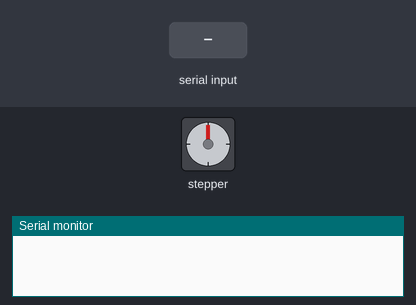
This sketch was run on a simulated Arduino Uno, built with avr-gcc and run on an emulated ATmega328P. Parts: stepper motor, the last lines printed to the serial monitor. Wiring (inferred from the names in the program): stepper motor driver (200 steps per turn assumed): step pin 2; direction pin 3; enable pin 4. The inputs (shaded band) are chosen by the test bench.

Above: at 1.2 s.
1.3 s: "90,45\n" received over Serial
At 3.3 s:
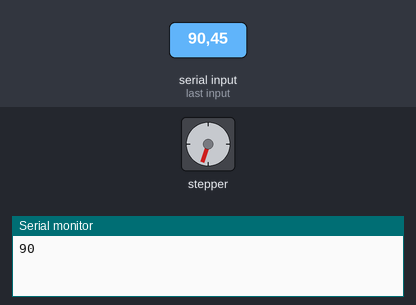
3.9 s: "30,150\n" received over Serial
At 5.7 s:
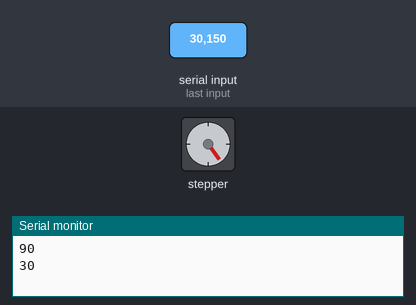
6.4 s: "5\n" received over Serial
At 8.2 s:
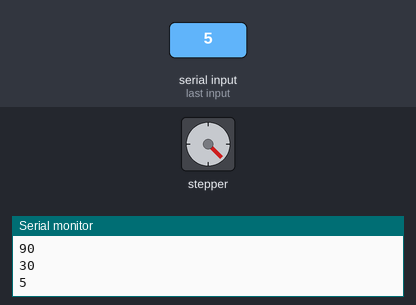
8.9 s: "90\n" received over Serial
At 11.2 s:
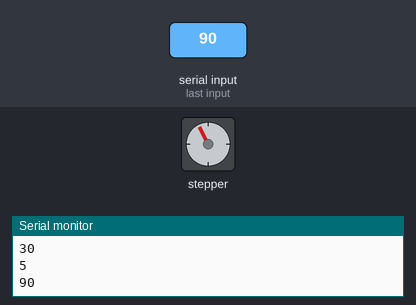
11.5 s: "90,45\n" received over Serial
At 13.5 s:
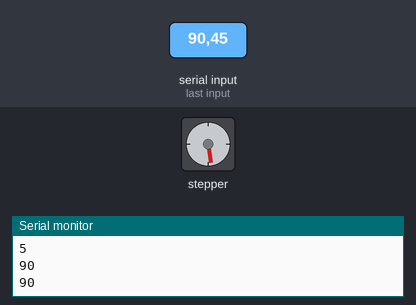
14.1 s: "30,150\n" received over Serial
At 15.9 s:
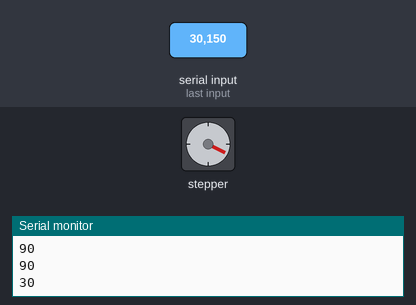
Timing chart, 0 to 17.4 s (numbered marks = the images above; inputs shaded):
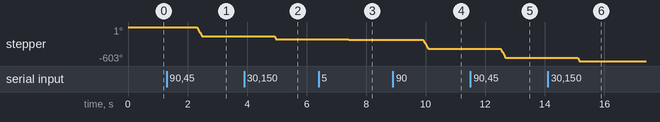

Measured:
- after the input at 1.3 s, stepper: turns 162° counter-clockwise in 0.18 s, starting after 1.0 s
- after the input at 3.9 s, stepper: turns 54° counter-clockwise, starting after 1.0 s
- after the input at 6.4 s, stepper: goes -217° 0.01 s, then -225°, starting after 1.0 s
- after the input at 8.9 s, stepper: turns 162° counter-clockwise in 0.18 s, starting after 1.0 s
- after the input at 11.5 s, stepper: turns 162° counter-clockwise in 0.18 s, starting after 1.0 s
- after the input at 14.1 s, stepper: turns 54° counter-clockwise, starting after 1.0 s

The sketch:

circularTrackControl.ino
```cpp
int Index;

void setup()
{
  Serial.begin(115200);
pinMode(4, OUTPUT); //Enable
pinMode(2, OUTPUT); //Step
pinMode(3, OUTPUT); //Direction

digitalWrite(4,LOW);
}

void loop()
{
  // put your main code here, to run repeatedly:
  if (Serial.available() > 0) {
    // read the incoming byte:
    // say what you got:
    String DiffAngleSTR = Serial.readString();
    int NumberofSteps = DiffAngleSTR.toInt();
    if(NumberofSteps > 0 ){
      //Serial.println("Moving Positive");
      PositiveDirection(NumberofSteps);
      Serial.println(NumberofSteps);
    }
    if(NumberofSteps < 0 ){
     //Serial.println("Moving Negative");
      NegativeDirection(abs(NumberofSteps));

     Serial.println(NumberofSteps);
    }
  }
}

void PositiveDirection(int NumSteps) {
digitalWrite(3,LOW);

for(Index = 0; Index < NumSteps; Index++)
{
  digitalWrite(2,HIGH);
  delayMicroseconds(1000);
  digitalWrite(2,LOW);
  delayMicroseconds(1000);
}

}

void NegativeDirection(int NumSteps) {
digitalWrite(3,HIGH);

for(Index = 0; Index < NumSteps; Index++)
{
  digitalWrite(2,HIGH);
  delayMicroseconds(1000);
  digitalWrite(2,LOW);
  delayMicroseconds(1000);
}
}
```
